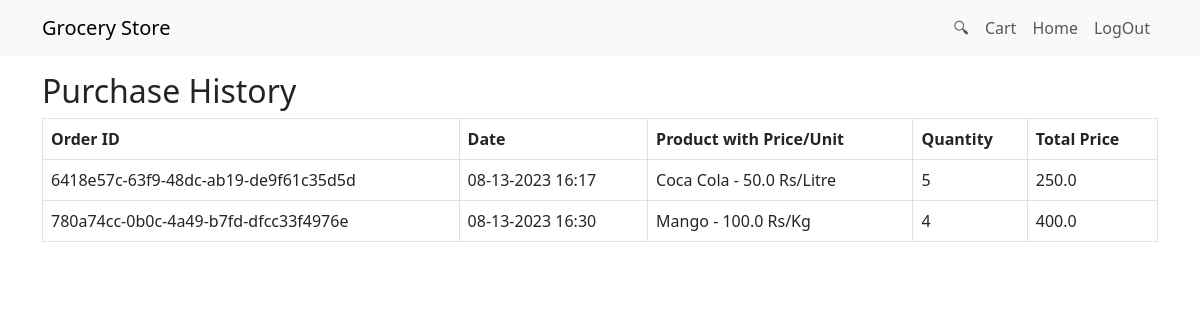
The app's page /user/history (signed in) with its own data.
### tables this page shows
CREATE TABLE shopping_history (
                        order_id TEXT,
                        user_id INTEGER,
                        product_id INTEGER,
                        quantity INTEGER,
                        purchase_date TEXT,
                        FOREIGN KEY (user_id) REFERENCES users (id),
                        FOREIGN KEY (product_id) REFERENCES products (id)
                        );

CREATE TABLE products (
                        id INTEGER PRIMARY KEY AUTOINCREMENT,
                        name TEXT NOT NULL,
                        manufacture_date DATE NULL,
                        expiry_date DATE NULL,
                        price REAL NOT NULL,
                        unit TEXT NOT NULL,
                        available_quantity INTEGER NOT NULL,
                        section_id INTEGER,
                        image TEXT,
                        FOREIGN KEY (section_id) REFERENCES sections (id)
                        );

### main.py (the view)
@app.route('/user/history')
def purchase_history():
  if 'user_id' in session:
    user_id = session['user_id']
    user_history = fetch_purchase_history(user_id)
    order_history = {}
    for row in user_history:
      order_id = row[0]
      if order_id not in order_history:
        order_history[order_id] = []
      order_history[order_id].append(row)
    for order_id, items in order_history.items():
      order_total = sum(item[3] * item[4] for item in items)
      order_history[order_id] = (order_history[order_id], order_total)
    return render_template('purchase_history.html',
                           order_history=order_history)
  return redirect(url_for('login'))

### main.py (called while the page is built)
def get_db():
  db = getattr(g, '_database', None)
  if db is None:
    db = g._database = sqlite3.connect('grocery_store.db')
  return db

@app.before_request
def before_request():
  initialize_database()

def add_cors_headers(response):
    response.headers.add('Access-Control-Allow-Origin', '*')
    response.headers.add('Access-Control-Allow-Headers', 'Content-Type')
    response.headers.add('Access-Control-Allow-Methods', 'GET, POST, PUT, DELETE, OPTIONS')
    return response

@app.after_request
def after_request(response):
    if request.method == 'OPTIONS':
        return add_cors_headers(make_response())
    return add_cors_headers(response)

def fetch_purchase_history(user_id):
  cursor = get_db().cursor()
  history_query = '''
        SELECT shopping_history.order_id,
               shopping_history.purchase_date,
               products.name,
               shopping_history.quantity,
               products.price, products.unit
        FROM shopping_history
        JOIN products ON shopping_history.product_id = products.id
        WHERE shopping_history.user_id = ?
    '''
  user_history = cursor.execute(history_query, (user_id, )).fetchall()
  return user_history

### templates/purchase_history.html (shortened to what this page needs)
<!DOCTYPE html>
<html>
<head>
    <link rel="stylesheet" href="{{ url_for('static', filename='css/bootstrap.min.css') }}">
</head>
<body>
    <nav class="navbar navbar-expand-lg navbar-light bg-light fixed-top">
        <div class="container">
            <a class="navbar-brand">Grocery Store</a>
            <div class="collapse navbar-collapse justify-content-end" id="navbarNav">
                <ul class="navbar-nav">
                    <li class="nav-item">
                        <a class="nav-link" href="search">🔍︎</a>
                    </li>
                    <li class="nav-item">
                        <a class="nav-link" href="/user/cart">Cart</a>
                    </li>
                    <li class="nav-item">
                        <a class="nav-link" href="/user/dashboard">Home</a>
                    </li>
                    <li class="nav-item">
                        <a class="nav-link" href="/user/logout">LogOut</a>
                    </li>
                </ul>
            </div>
        </div>
    </nav>
    <div class="container mt-5">
      <br>
        <h2>Purchase History</h2>
        <table class="table table-bordered">
            <thead>
                <tr>
                    <th>Order ID</th>
                    <th>Date</th>
                    <th>Product with Price/Unit</th>
                    <th>Quantity</th>
                    <th>Total Price</th>
                </tr>
            </thead>
            <tbody>
                {% for order_id, order_data in order_history.items() %}
                {% set items, order_total = order_data %}
                <tr>
                    <td>{{ order_id }}</td>
                    <td>{{ items[0][1] }}</td>
                    <td>
                        {% for item in items %}
                            {{ item[2] }} - {{ item[4] }} {{ item[5] }} {{ item[6] }}
                        {% endfor %}
                    </td>
                    <td>
                        {% for item in items %}
                            {{ item[3] }}
                        {% endfor %}
                    </td>
                    <td>{{ order_total }}</td>
                </tr>
                {% endfor %}
            </tbody>
        </table>
    </div>
</body>
</html>

### records on screen
shopping_history: order "6418e57c-63f9-48dc-ab19-de9f61c35d5d", purchase_date "08-13-2023 16:17", name "Coca Cola", price "50.0", unit "Rs/Litre", quantity "5", order_total "250.0"
shopping_history: order "780a74cc-0b0c-4a49-b7fd-dfcc33f4976e", purchase_date "08-13-2023 16:30", name "Mango", price "100.0", unit "Rs/Kg", quantity "4", order_total "400.0"
